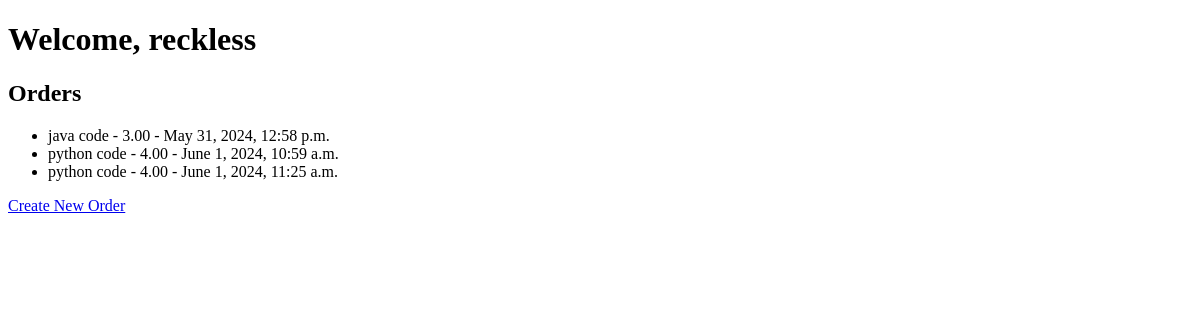
Page /customer/ (signed in) on the earlier database version.
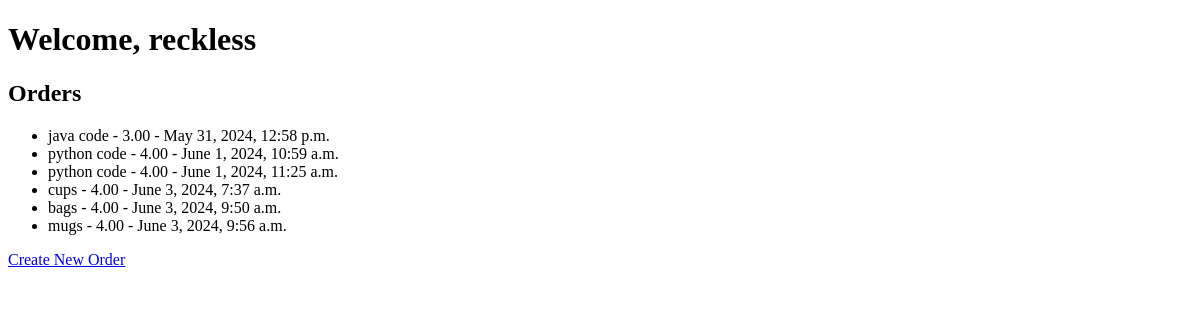
Same page on the later database version.
### SilInterview/models.py (models this page shows, shortened)
class Order(models.Model):
    customer = models.ForeignKey(Customer, on_delete=models.CASCADE)
    item = models.CharField(max_length=100)
    amount = models.DecimalField(max_digits=10, decimal_places=2)
    time = models.DateTimeField(auto_now_add=True)
    phonenumber = models.CharField(max_length=15, default="00000000")

### SilInterview/views.py (the view)
# urls.py: path('customer/', customer_page, name='customer'),
@login_required
def customer_page(request):
    user = request.user
    if not hasattr(user, 'customer'):
        customer = Customer.objects.create(user=user, name=user.username, code=str(uuid.uuid4()))
    else:
        customer = user.customer
    orders = Order.objects.filter(customer=customer)
    return render(request, 'SilInterview/customer.html',{'orders':orders})

### SilInterview/templates/SilInterview/customer.html (shortened to what this page needs)
<!DOCTYPE html>
<html>
<head>
</head>
<body>
    <h1>Welcome, {{ user.username }}</h1>
    <h2>Orders</h2>
    <ul>
        {% for order in orders %}
            <li>{{ order.item }} - {{ order.amount }} - {{ order.time }}</li>
        {% endfor %}
    </ul>
    <a href="{% url 'order-create' %}">Create New Order</a>
</body>
</html>

Differences in the rows shown:
added Order: item "cups", amount "4.00", time "June 3, 2024, 7:37 a.m."
added Order: item "bags", amount "4.00", time "June 3, 2024, 9:50 a.m."
added Order: item "mugs", amount "4.00", time "June 3, 2024, 9:56 a.m."
